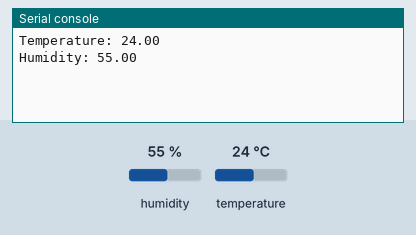
Recording of a program running on a simulated ESP32 board running MicroPython. Shown: the last lines printed to the serial console. Inputs (shaded band) come from the test bench; at power-on: humidity 55 %, temperature 24 °C.

Above: at 1.2 s.
1.3 s: humidity set to 22 %
At 3.1 s:
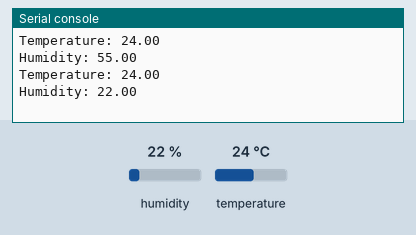
4.0 s: temperature set to 12 °C
At 5.4 s:
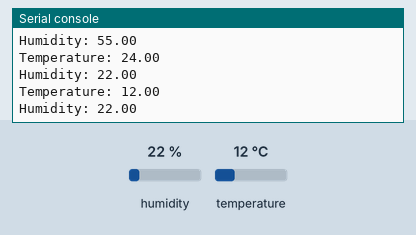
6.7 s: humidity set to 40 %
At 8.9 s:
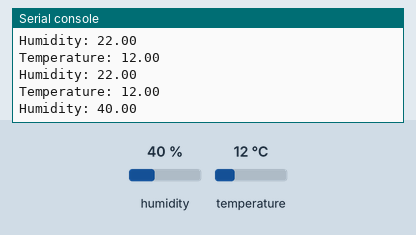
Timing chart, 0 to 10.4 s (numbered marks = the images above; inputs shaded):
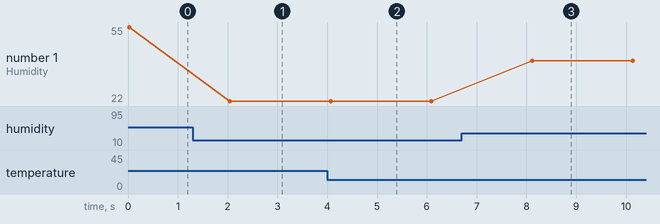

The program:

main.py
```python
from machine import Pin
from time import sleep
import dht

dht_sensor = dht.DHT11(Pin(22))

while True:
    try:
        dht_sensor.measure()
        temperature = dht_sensor.temperature()
        humidity = dht_sensor.humidity()
        print(f"Temperature: {temperature:.2f}")
        print(f"Humidity: {humidity:.2f}")
        sleep(2)
    except OSError as e:
        print(e)
        print('dht_sensor Reading Failed')
```

Measured:
- after the input at 1.3 s, the serial console: prints a new line after 0.75 s (image 1)
- after the input at 4.0 s, the serial console: prints a new line after 0.07 s (image 2)
- after the input at 6.7 s, the serial console: prints a new line after 1.4 s (image 3)
- plotted number 1: 55 → 22 after the input at 1.3 s, 22 → 40 after the input at 6.7 s
